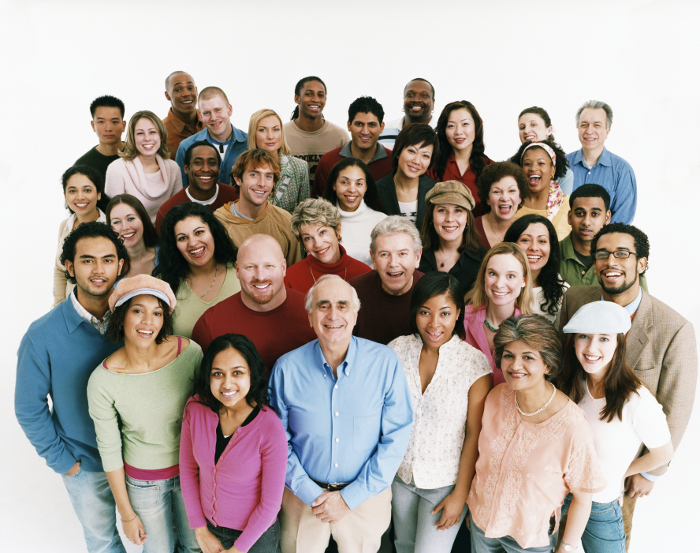
%> input picture MATLAB/ViolaJones_face_detection/people.jpg, 700 x 553 px
$ octave detect_face.m   (GNU Octave 9; MATLAB toolbox functions it lacks are replaced by stand-ins)
%> lines starting %> are read from the running program, lines starting %| are printed output that depends on the picture
faceDetector = vision.CascadeObjectDetector('FrontalFaceCART'); % Create a detector object.
img = imread('people.jpg'); % Read input image.
%> img is the input picture: size 553x700x3 uint8; mean R, G, B 177.2, 167.2, 161.2
img = rgb2gray(img); % Convert RGB image to gray.
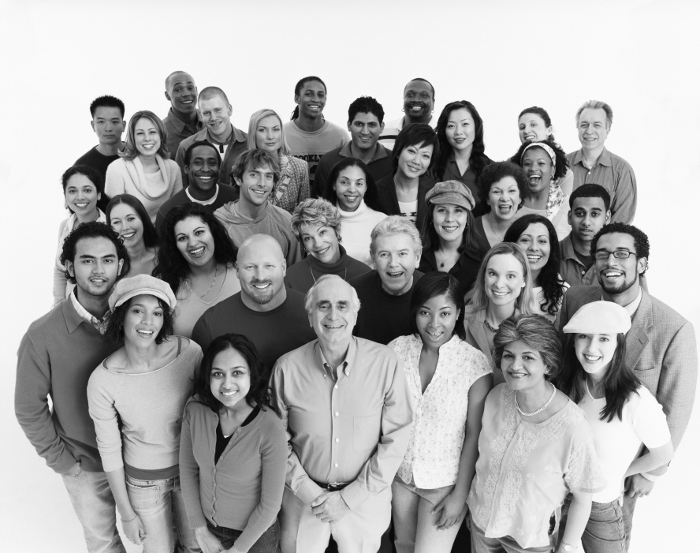
%> img: size 553x700 uint8; min 4, max 255, mean 169.5
bbox = step(faceDetector,img); % Detect faces.
%> bbox = 29 rows, first 8: [59 174 45 45; 72 240 55 55; 89 107 41 41; 108 208 36 36; 124 297 46 46; 131 121 34 34; 170 219 45 45; 186 147 41 41]
outputImg = insertObjectAnnotation(img, 'rectangle', bbox, 'Face'); % Annotate detected faces.
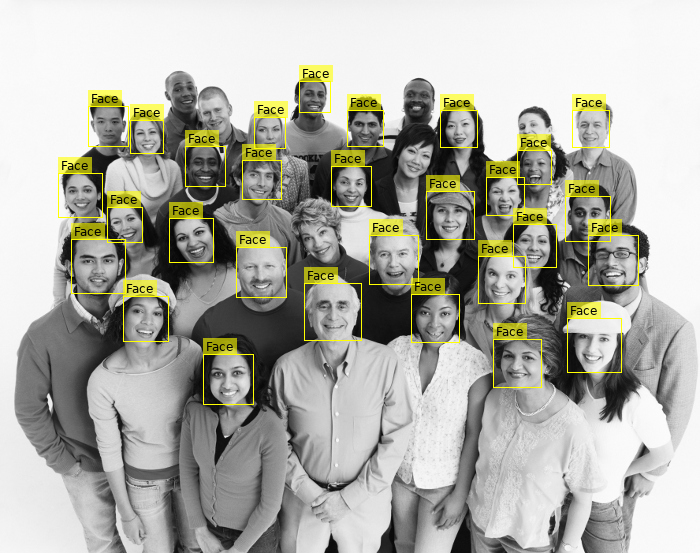
%> outputImg: size 553x700x3 uint8; mean R, G, B 173.6, 173.6, 165

figure(1);
subplot(1,2,1);imshow(img);title('Input Image');
subplot(1,2,2);imshow(outputImg);title('Detected Faces');

% Count the faces and show the result in a msgbox
[m,n] =  size(int32(bbox));
%> m = 29; n = 4
uiwait(msgbox(sprintf('Face Count = %d',m),'Detected Faces','modal'));

% Draw a yellow rectangle around the detected faces.
hold on
for i = 1:size(bbox,1)
    rectangle('position',bbox(i,:),'Linewidth',2,'Linestyle','-','Edgecolor','y');
end
%> this loop made 29 passes
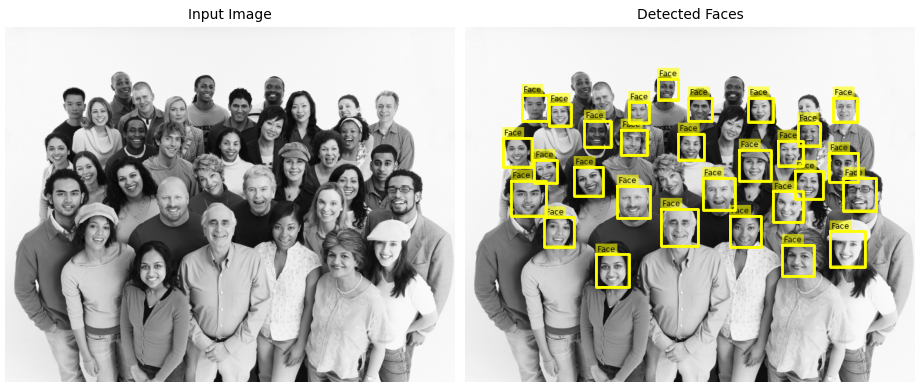
%> figure redrawn from the program's plot data, 2 panels

hold on
N = size(bbox,1);
%> N = 29
handles.N = N;
%> handles.N = 29
counter = 1;
for i = 1:N
    face = imcrop(img,bbox(i,:)); % Crop the detected faces.
    savenam = strcat('./' ,num2str(counter), '.jpg');
    baseDir  = './TestDatabase/';
    newName  = [baseDir num2str(counter) '.jpg'];
    handles.face = face;
    while exist(newName,'file')
        counter = counter + 1;
        newName = [baseDir num2str(counter) '.jpg'];
    end
    faceResized = imresize(face,[112,92]); % Resize the faces.
    imwrite(faceResized,newName); % Save the cropped faces.

    figure(2);
    imshow(face);
    title('Cropped face');
    pause(.5);
end
%> this loop made 29 passes
%> savenam on passes 1 to 12: './1.jpg', './1.jpg', './2.jpg', './3.jpg', './4.jpg', './5.jpg', './6.jpg', './7.jpg', './8.jpg', './9.jpg', './10.jpg', './11.jpg'
%> pass 1, `face = imcrop(img,bbox(i,:));`:
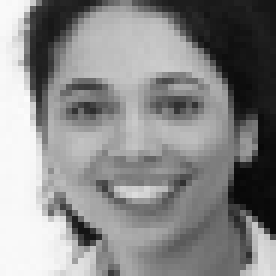
%> face: size 46x46 uint8 (shown 6 times larger); min 8, max 251, mean 137.1
%> pass 1, `faceResized = imresize(face,[112,92]);`:
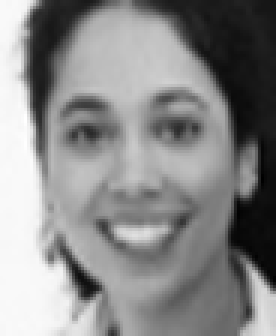
%> faceResized: size 112x92 uint8 (shown 3 times larger); min 0, max 255, mean 137.1
%> pass 2, `face = imcrop(img,bbox(i,:));`:
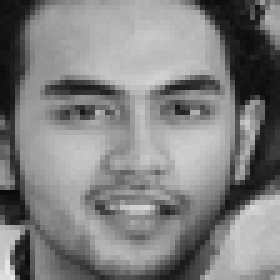
%> face: size 56x56 uint8 (shown 5 times larger); min 9, max 229, mean 128.3
%> pass 2, `faceResized = imresize(face,[112,92]);`:
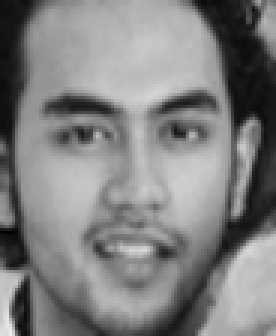
%> faceResized: size 112x92 uint8 (shown 3 times larger); min 4, max 236, mean 128.3
%> after the loop, counter = 29; handles = {N 29}

$ run again, with MATLAB/ViolaJones_face_detection/faces.jpg copied over MATLAB/ViolaJones_face_detection/people.jpg
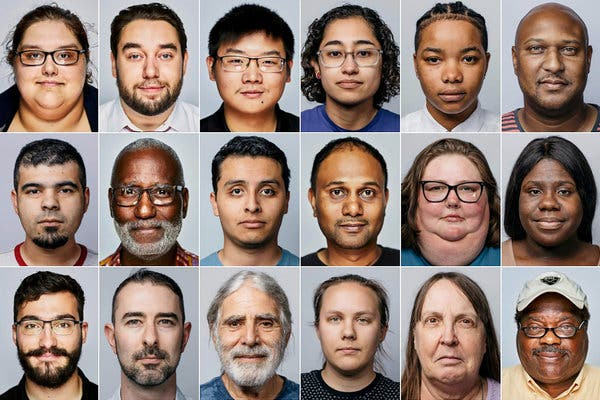
%> input picture MATLAB/ViolaJones_face_detection/faces.jpg, 600 x 400 px
%> img is the input picture: size 400x600x3 uint8; mean R, G, B 147.8, 128.4, 119.9
%> img: size 400x600 uint8
%> bbox = 18 rows, first 8: [8 292 84 84; 11 26 79 79; 14 162 73 73; 107 287 89 89; 108 162 80 80; 111 24 80 80; 211 158 85 85; 211 292 81 81]
%> m = 18; n = 4
%> the loop `for i = 1:size(bbox,1)` made 18 passes
%> after the loop `for i = 1:size(bbox,1)`:
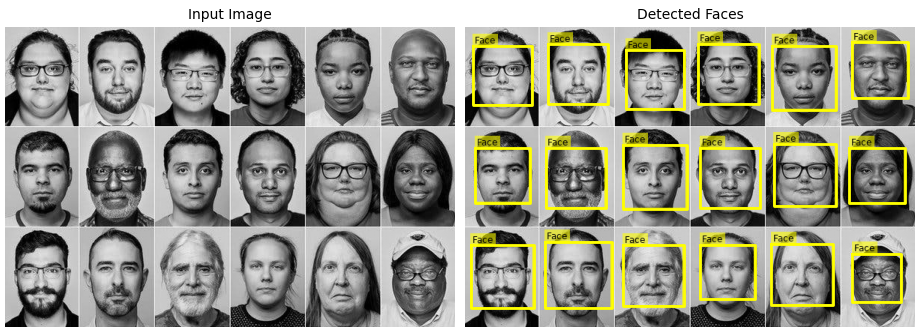
%> figure redrawn from the program's plot data, 2 panels
%> N = 18
%> the loop `for i = 1:N` made 18 passes
%> savenam on passes 1 to 8: './1.jpg', './1.jpg', './2.jpg', './3.jpg', './4.jpg', './5.jpg', './6.jpg', './7.jpg'
%> pass 2, `faceResized = imresize(face,[112,92]);`:
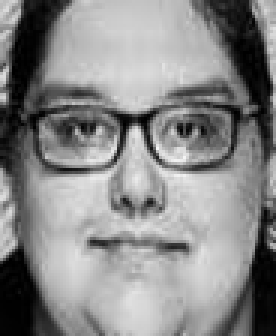
%> faceResized: size 112x92 uint8 (shown 3 times larger); min 0, max 247, mean 135.9
%> after the loop `for i = 1:N`: handles = {N 18}
